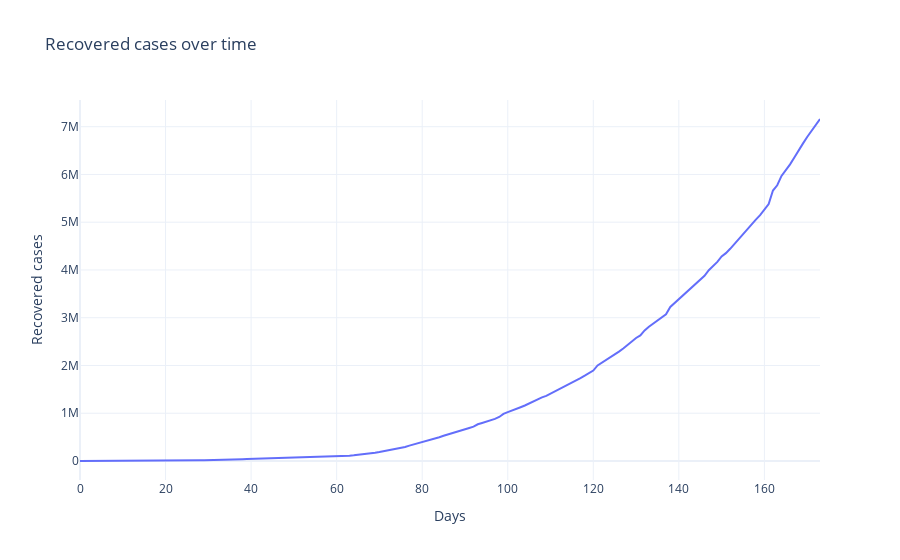

Notebook code cell kept with this figure:
### Markdown cell above
### Recovered:

### Code cell
fig = go.Figure()
fig.add_trace(go.Scatter(x=data_time.index, y=data_time['Recovered'],
                    mode='lines',
                    name='Recovered cases'))


fig.update_layout(
    title='Recovered cases over time',
        template='plotly_white',
      yaxis_title="Recovered cases",
    xaxis_title="Days",

)

fig.show()

### Figure 1 — Plotly figure (JSON) as saved in the notebook; plotly's stock layout.template omitted (floating-point values rounded to 4 significant figures; data arrays with more than 128 entries replaced by an {"elided": "..."} marker saying what was removed)
{"data": [{"mode": "lines", "name": "Recovered cases", "type": "scatter", "x": {"elided": "174 int values"}, "y": {"elided": "174 int values"}}], "layout": {"title": {"text": "Recovered cases over time"}, "xaxis": {"title": {"text": "Days"}}, "yaxis": {"title": {"text": "Recovered cases"}}}}
